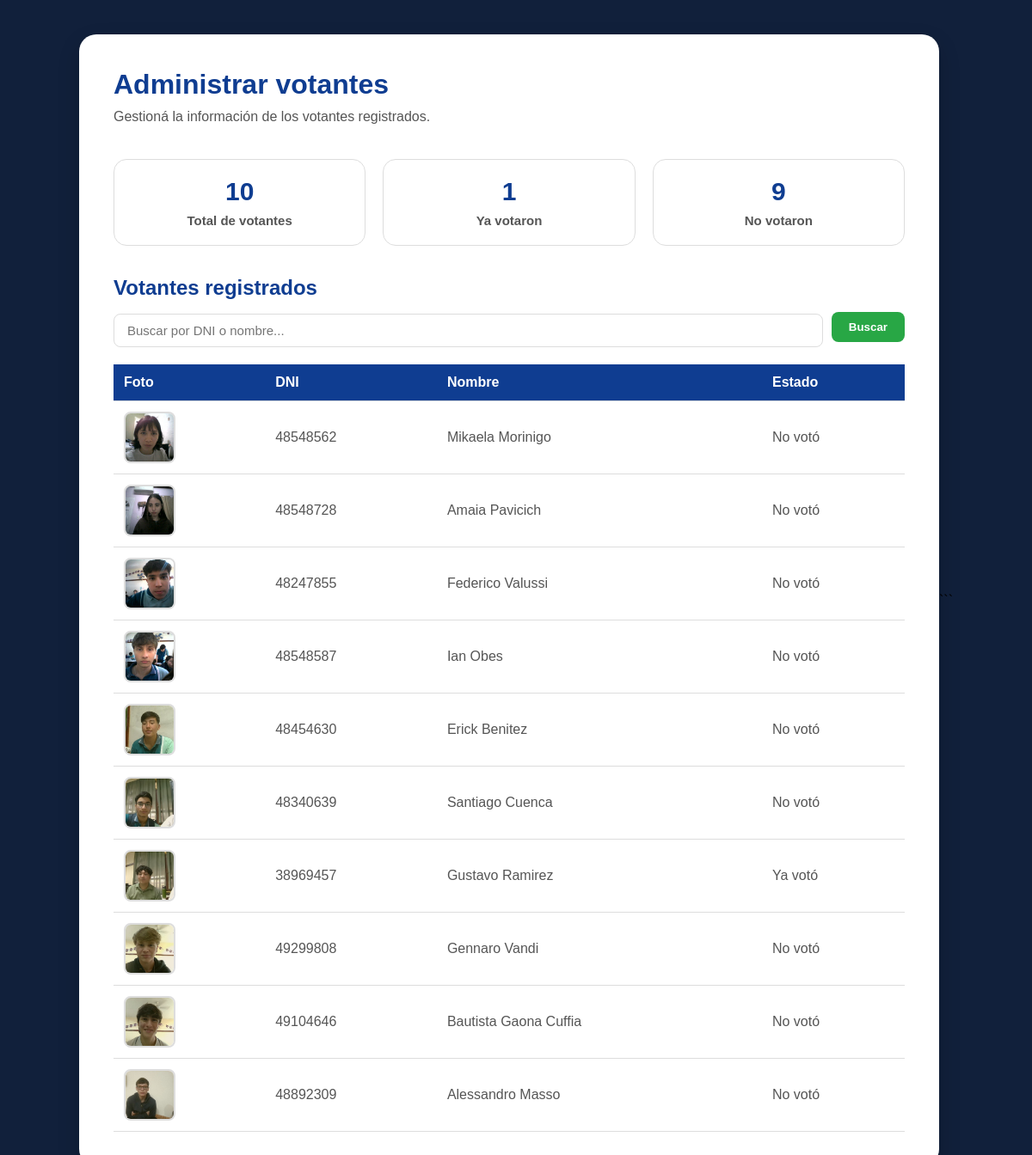
Page /admin/administrarlista/votantes (signed in) on the committed database.
### tables this page shows
CREATE TABLE usuarios (
                       id INTEGER PRIMARY KEY AUTOINCREMENT,
                       nombre TEXT NOT NULL,
                       dni TEXT NOT NULL,
                       foto_nombre TEXT NOT NULL,
                       ya_voto INTEGER DEFAULT 0,
                       fecha_hora_voto TEXT
                   , sexo INTEGER);

### app.py (the view)
@app.route('/admin/administrarlista/votantes')
@requiere_admin
def administrar_votantes():
    buscar = request.args.get("buscar", "").strip()
    con = sqlite3.connect("Votaid.db")
    cur = con.cursor()
    cur.execute("SELECT COUNT(*) FROM usuarios")
    total = cur.fetchone()[0]
    cur.execute("SELECT COUNT(*) FROM usuarios WHERE ya_voto = 1")
    ya_votaron = cur.fetchone()[0]
    no_votaron = total - ya_votaron
    if buscar:
        cur.execute(
            "SELECT * FROM usuarios WHERE nombre LIKE ? OR dni LIKE ?",
            (f"%{buscar}%", f"%{buscar}%")
        )
    else:
        cur.execute("SELECT * FROM usuarios")
    usuarios = cur.fetchall()
    con.close()
    return render_template(
        'admin/administrarvotantes.html',
        usuarios=usuarios,
        total=total,
        ya_votaron=ya_votaron,
        no_votaron=no_votaron,
        buscar=buscar
    )

### app.py (called while the page is built)
def requiere_admin(f):
    @wraps(f)
    def decorada(*args, **kwargs):
        if not session.get("admin_logueado"):
            return redirect(url_for("loginadmin"))
        return f(*args, **kwargs)
    return decorada

### templates/admin/administrarvotantes.html (shortened to what this page needs)
<!DOCTYPE html>
<html lang="es">
<head>
    <link rel="stylesheet" href="{{ url_for('static', filename='css/style.css') }}">
</head>
<body>
    <div class="admin-container">
        <header class="admin-header">
            <div>
                <h1>Administrar votantes</h1>
                <p>
                    Gestioná la información de los votantes registrados.
                </p>
            </div>
        </header>
        <section class="estadisticas">
            <div class="card-estadistica">
                <span class="numero-estadistica">
                    {{ total }}
                </span>
                <h3>
                    Total de votantes
                </h3>
            </div>
            <div class="card-estadistica">
                <span class="numero-estadistica">
                    {{ ya_votaron }}
                </span>
                <h3>
                    Ya votaron
                </h3>
            </div>
            <div class="card-estadistica">
                <span class="numero-estadistica">
                    {{ no_votaron }}
                </span>
                <h3>
                    No votaron
                </h3>
            </div>
        </section>
        <section class="seccion-votantes">
            <div class="titulo-seccion">
                <h2>
                    Votantes registrados
                </h2>
            </div>
        <form class="busqueda-votantes" method="GET" action="{{ url_for('administrar_votantes') }}">
            <input
                type="text"
                name="buscar"
                id="buscarVotante"
                placeholder="Buscar por DNI o nombre..."
                value="{{ buscar or '' }}"
            >
            <button type="submit">
            Buscar
            </button>
        </form>
            <div class="tabla-container">
                <table>
                    <thead>
                        <tr>
                            <th>Foto</th>
                            <th>DNI</th>
                            <th>Nombre</th>
                            <th>Estado</th>
                        </tr>
                    </thead>
                    <tbody>
                        {% for usuario in usuarios %}
                            <tr>
                                <td>
                                    <img
                                        src="{{ url_for('static', filename='usuarios/' + usuario[3]) }}"
                                        alt="Foto de {{ usuario[1] }}"
                                        class="foto-votante"
                                    >
                                </td>
                                <td>{{ usuario[2] }}</td>
                                <td>{{ usuario[1] }}</td>
                                <td>
                                    {% if usuario[4] %}
                                        Ya votó
                                    {% else %}
                                        No votó
                                    {% endif %}
                                </td>
                            </tr>
                        {% endfor %}
                    </tbody>
                </table>
            </div>
        </section>
    </div>
</body>
</html>

### static/css/style.css (style rules this page uses)
* { margin:0; padding:0; box-sizing:border-box; }
body { font-family: Arial, sans-serif; background:#11203b; display:flex; justify-content:center; align-items:center; min-height:100vh; padding:40px 0; }
h1 { color:#0F3D91; margin-bottom:15px; }
p { color:#555; margin-bottom:30px; }
form input { width: 100%; padding: 12px 14px; margin-top: 8px; border: 2px solid #d9e2f3; border-radius: 10px; font-size: 16px; transition: border-color 0.2s ease; }
.admin-container { background: white; width: 90%; max-width: 1000px; padding: 40px; border-radius: 20px; box-shadow: 0 10px 25px rgba(0, 0, 0, .2); }
.admin-header { display: flex; justify-content: space-between; align-items: center; margin-bottom: 40px; }
.admin-header h1 { color: #0F3D91; margin-bottom: 10px; }
.admin-header p { color: #555; margin-bottom: 0; }
.estadisticas { display: flex; gap: 20px; margin-bottom: 35px; }
.card-estadistica { flex: 1; padding: 20px; text-align: center; border: 1px solid #ddd; border-radius: 15px; }
.numero-estadistica { display: block; font-size: 30px; font-weight: bold; color: #0F3D91; margin-bottom: 8px; }
.card-estadistica h3 { color: #555; font-size: 15px; }
.seccion-votantes { margin-top: 20px; }
.titulo-seccion h2 { color: #0F3D91; margin-bottom: 8px; }
.busqueda-votantes { display: flex; gap: 10px; margin-bottom: 25px; }
.busqueda-votantes input { flex: 1; padding: 12px; border: 1px solid #ccc; border-radius: 8px; font-size: 15px; }
.busqueda-votantes button { padding: 12px 20px; border: none; border-radius: 8px; background: #0F3D91; color: white; cursor: pointer; }
.tabla-container { overflow-x: auto; }
table { width: 100%; border-collapse: collapse; }
th, td { padding: 12px; text-align: left; border-bottom: 1px solid #ddd; }
th { background: #0F3D91; color: white; }
td { color: #555; }
.foto-votante { width: 60px; height: 60px; object-fit: cover; border-radius: 8px; border: 2px solid #ddd; display: block; }
.busqueda-votantes { display: flex; gap: 10px; align-items: center; margin-bottom: 20px; }
.busqueda-votantes input { flex: 1; padding: 10px 15px; border: 1px solid #ddd; border-radius: 8px; font-size: 15px; }
.busqueda-votantes button { padding: 10px 20px; background: #28a745; color: white; border: none; border-radius: 8px; font-weight: bold; cursor: pointer; transition: 0.3s; }

### rows in the picture
usuarios: foto_nombre (picture), dni "48548562", nombre "Mikaela Morinigo", ya_voto "No votó"
usuarios: foto_nombre (picture), dni "48548728", nombre "Amaia Pavicich", ya_voto "No votó"
usuarios: foto_nombre (picture), dni "48247855", nombre "Federico Valussi", ya_voto "No votó"
usuarios: foto_nombre (picture), dni "48548587", nombre "Ian Obes", ya_voto "No votó"
usuarios: foto_nombre (picture), dni "48454630", nombre "Erick Benitez", ya_voto "No votó"
usuarios: foto_nombre (picture), dni "48340639", nombre "Santiago Cuenca", ya_voto "No votó"
usuarios: foto_nombre (picture), dni "38969457", nombre "Gustavo Ramirez", ya_voto "Ya votó"
usuarios: foto_nombre (picture), dni "49299808", nombre "Gennaro Vandi", ya_voto "No votó"
usuarios: foto_nombre (picture), dni "49104646", nombre "Bautista Gaona Cuffia", ya_voto "No votó"
usuarios: foto_nombre (picture), dni "48892309", nombre "Alessandro Masso", ya_voto "No votó"

### other values in the picture
{{ total }} "10"
{{ ya_votaron }} "1"
{{ no_votaron }} "9"
